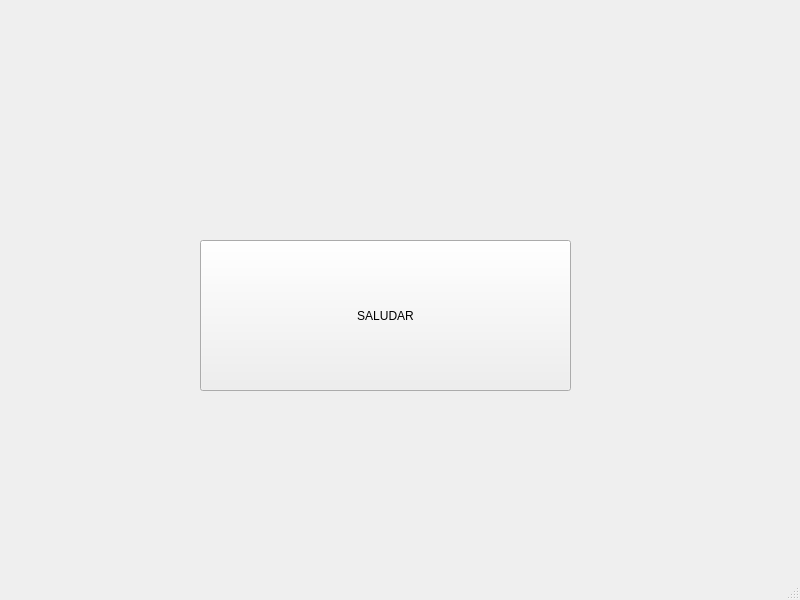
<?xml version="1.0" encoding="UTF-8"?>
<ui version="4.0">
 <class>MainWindow</class>
 <widget class="QMainWindow" name="MainWindow">
  <property name="geometry">
   <rect>
    <x>0</x>
    <y>0</y>
    <width>800</width>
    <height>600</height>
   </rect>
  </property>
  <property name="windowTitle">
   <string>MainWindow</string>
  </property>
  <widget class="QWidget" name="centralwidget">
   <widget class="QPushButton" name="btn_saludar">
    <property name="geometry">
     <rect>
      <x>200</x>
      <y>240</y>
      <width>371</width>
      <height>151</height>
     </rect>
    </property>
    <property name="text">
     <string>SALUDAR</string>
    </property>
   </widget>
  </widget>
  <widget class="QMenuBar" name="menubar">
   <property name="geometry">
    <rect>
     <x>0</x>
     <y>0</y>
     <width>800</width>
     <height>26</height>
    </rect>
   </property>
  </widget>
  <widget class="QStatusBar" name="statusbar"/>
 </widget>
 <resources/>
 <connections/>
</ui>
